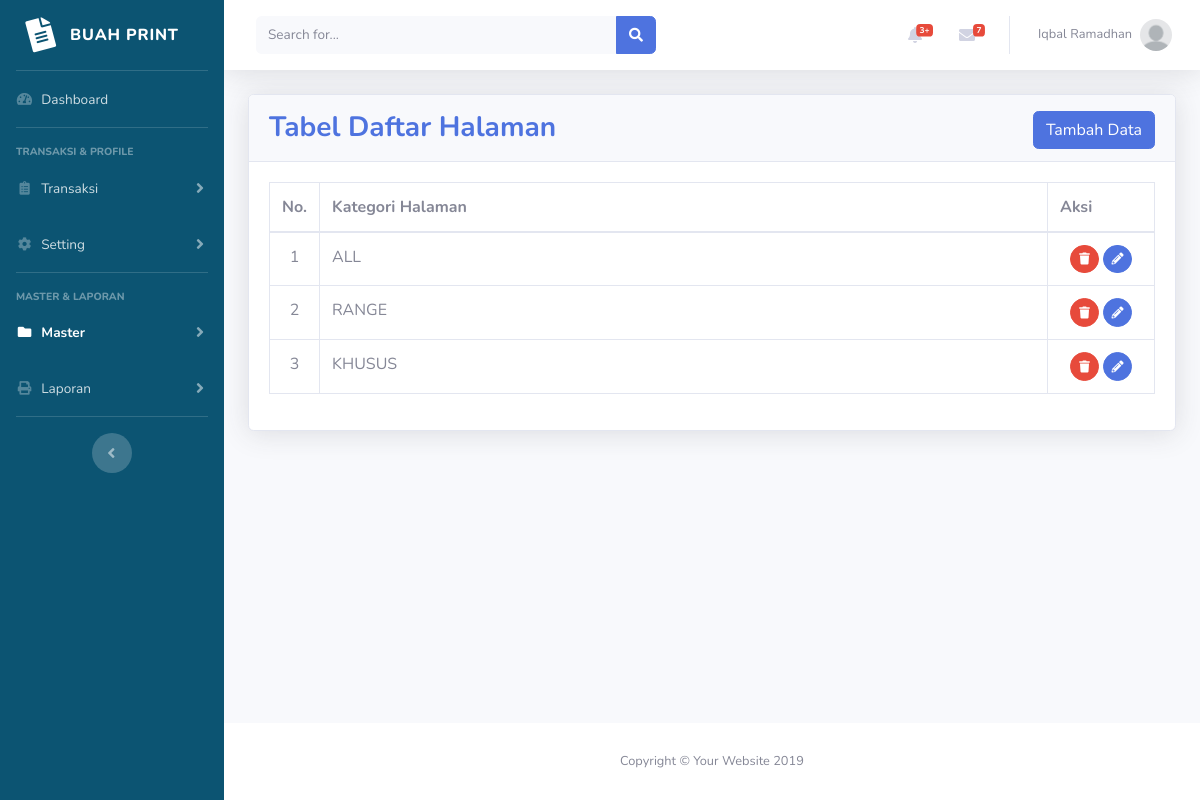
Screenshot of /admin/master_halaman.php (signed in) with the database file from the repository.
### tables this page shows
CREATE TABLE `mitra` (
  `ID_MITRA` char(10) NOT NULL,
  `NAMA_MITRA` varchar(40) NOT NULL,
  `EMAIL_MITRA` varchar(100) NOT NULL,
  `NO_HP_MITRA` varchar(13) NOT NULL,
  `TELEPHONE_MITRA` varchar(13) NOT NULL,
  `ALAMAT_MITRA` text NOT NULL,
  `FOTO_PROFILE` varchar(200) NOT NULL,
  `COVER` varchar(200) NOT NULL,
  `STATUS_MITRA` int(11) NOT NULL,
  `SALDO_MITRA` int(11) NOT NULL,
  `LOCATION_MITRA` text,
  `USERNAME_MITRA` varchar(50) NOT NULL,
  `PASSWORD_MITRA` varchar(32) NOT NULL
);

CREATE TABLE `halaman` (
  `ID_HALAMAN` varchar(10) NOT NULL,
  `KAT_HALAMAN` varchar(40) NOT NULL
);

### admin/master_halaman.php (the view, shortened to what this page needs)
<?php
  include 'includes/config.php';
  include 'includes/header.php';
  $result = mysqli_query($con, "SELECT * FROM halaman");
?>
<div class="container-fluid">
<div class="card shadow mb-4">
  <div class="card-header py-2">
    <h3 class="mt-2 font-weight-bold float-left text-primary">Tabel Daftar Halaman</h3>
    <button class="mt-2 btn btn-primary float-right ml-auto" data-toggle="modal" data-target="#tambah_halaman">Tambah Data</button>
  </div>
  <div class="card-body">
    <div class="table-responsive">
      <table class="table table-bordered" id="dataTable" width="100%" cellspacing="0">
        <thead>
          <tr>
            <th>No.</th>
            <th>Kategori Halaman</th>
            <th>Aksi</th>
          </tr>
        </thead>
        <tbody>
          <?php $i = 0;
            while($data_halaman = mysqli_fetch_assoc($result)){
            $id_halaman = $data_halaman['ID_HALAMAN'];
            $nama_halaman = $data_halaman['KAT_HALAMAN'];
            $i+=1;
          ?>
          <tr>
            <td class="text-center" style="width:50px"><?=$i?></td>
            <td><?=$nama_halaman?></td>
            <td style="width:107px;">
              <div class="block ml-auto text-center">
                <a href="query/master_halaman_query.php?action=delete&id_halaman=<?=$id_halaman?>" class="btn btn-danger btn-circle btn-sm" onclick="return confirm('Apakah anda yakin ingin menghapus data?');">
                  <i class="fas fa-trash"></i>
                </a>
                <a href="master_halaman_ubah.php?id_halaman=<?=$id_halaman?>" class="btn btn-primary btn-circle btn-sm">
                  <i class="fas fa-pencil-alt"></i>
                </a>
              </div>
            </td>
          </tr>
          <?php } ?>
        </tbody>
        </table>
      </div>
    </div>
  </div>
</div>
</div>
<?php
  require 'includes/footer.php';
?>

### admin/includes/header.php (shortened to what this page needs)
<?php
  if(isset($_SESSION['admin_login'])){
  $username = $_SESSION['username'];
  $data = mysqli_query($con, "SELECT * FROM mitra WHERE USERNAME_MITRA = '$username'");
  $data_admin = mysqli_fetch_assoc($data);
  $nama_admin = $data_admin['NAMA_MITRA'];
  $profil_admin = $data_admin['FOTO_PROFILE'];
  }
?>
<!DOCTYPE html>
<html lang="en">
<head>
  <link href="vendor/fontawesome-free/css/all.min.css" rel="stylesheet" type="text/css">
  <link href="css/sb-admin-2.min.css" rel="stylesheet">
  <link rel="stylesheet" href="css/sb-admin-2.css">
  <link href="vendor/datatables/dataTables.bootstrap4.min.css" rel="stylesheet">
</head>
<body id="page-top">
  <div id="wrapper">
  <?php
    require 'sidebar.php';
  ?>
    <div id="content-wrapper" class="d-flex flex-column">
      <div id="content">
        <nav class="navbar navbar-expand navbar-light bg-white topbar mb-4 static-top shadow">
          <?php
            if(isset($_SESSION['admin_login'])){
          ?>
          <form class="d-none d-sm-inline-block form-inline mr-auto ml-md-3 my-2 my-md-0 mw-100 navbar-search">
            <div class="input-group">
              <input type="text" class="form-control bg-light border-0 small" placeholder="Search for..." aria-label="Search" aria-describedby="basic-addon2">
              <div class="input-group-append">
                <button class="btn btn-primary" type="button">
                  <i class="fas fa-search fa-sm"></i>
                </button>
              </div>
            </div>
          </form>
          <ul class="navbar-nav ml-auto">
            <li class="nav-item dropdown no-arrow mx-1">
              <a class="nav-link dropdown-toggle" href="#" id="alertsDropdown" role="button" data-toggle="dropdown" aria-haspopup="true" aria-expanded="false">
                <i class="fas fa-bell fa-fw"></i>
                <span class="badge badge-danger badge-counter">3+</span>
              </a>
            </li>
            <li class="nav-item dropdown no-arrow mx-1">
              <a class="nav-link dropdown-toggle" href="#" id="messagesDropdown" role="button" data-toggle="dropdown" aria-haspopup="true" aria-expanded="false">
                <i class="fas fa-envelope fa-fw"></i>
                <span class="badge badge-danger badge-counter">7</span>
              </a>
            </li>
            <li class="nav-item dropdown no-arrow">
              <a class="nav-link dropdown-toggle" href="#" id="userDropdown" role="button" data-toggle="dropdown" aria-haspopup="true" aria-expanded="false">
                <span class="mr-2 d-none d-lg-inline text-gray-600 small"><?=$nama_admin?></span>
                <img class="img-profile rounded-circle" src="img/profil/<?=$profil_admin?>">
              </a>
            </li>
            <?php }?>
          </ul>
        </nav>

### rows the page displays
mitra: NAMA_MITRA "Iqbal Ramadhan", FOTO_PROFILE (picture)
halaman: KAT_HALAMAN "ALL"
halaman: KAT_HALAMAN "RANGE"
halaman: KAT_HALAMAN "KHUSUS"
